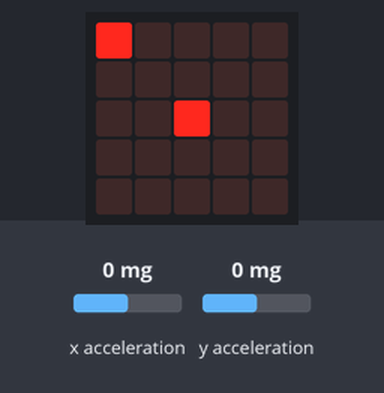
Bench run of a program on a simulated BBC micro:bit (MakeCode). On the bench: the board's 5×5 LED display. Inputs (shaded band) come from the test bench; at power-on: x acceleration 0 mg, y acceleration 0 mg.

Above: at 1.7 s.
1.8 s: x acceleration set to 189 mg
3.3 s: x acceleration set to 223 mg
At 3.36 s:
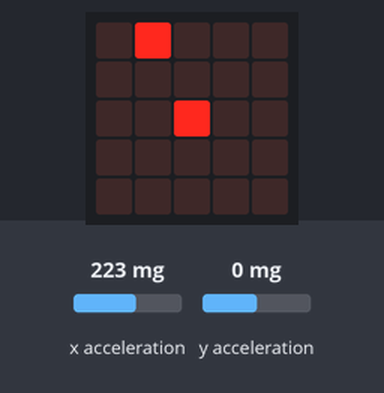
At 4.3 s:
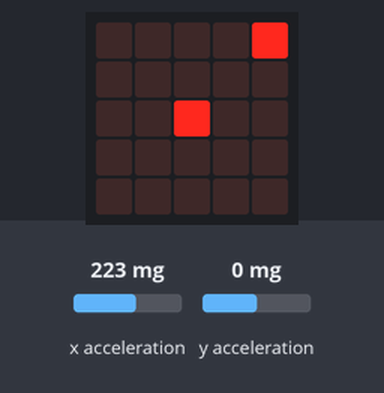
5.1 s: y acceleration set to -180 mg
6.6 s: y acceleration set to -218 mg
At 8.0 s:
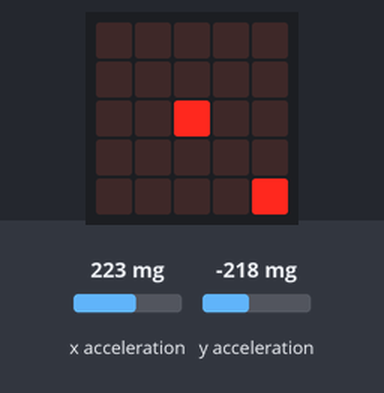
8.4 s: x acceleration set to -184 mg
9.9 s: x acceleration set to -209 mg
At 10.6 s:
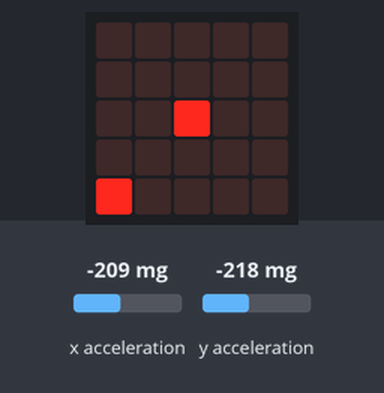
Timing chart, 0 to 12.7 s (numbered marks = the images above; inputs shaded):
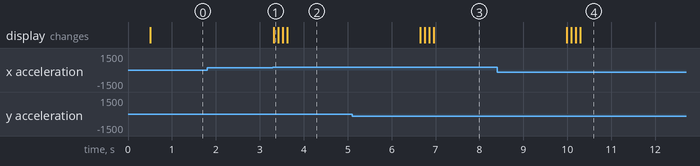

The program:

main.ts
```typescript
function Start_Game () {
    Pac_Man = game.createSprite(0, 0)
    Ghost = game.createSprite(2, 2)
    Score = 0
    while (true) {
        if (input.acceleration(Dimension.X) > 200) {
            Pac_Man.change(LedSpriteProperty.X, 1)
        }
        if (input.acceleration(Dimension.X) < -200) {
            Pac_Man.change(LedSpriteProperty.X, -1)
        }
        if (input.acceleration(Dimension.Y) < -200) {
            Pac_Man.change(LedSpriteProperty.Y, 1)
        }
        if (input.acceleration(Dimension.Y) > 200) {
            Pac_Man.change(LedSpriteProperty.Y, -1)
        }
        basic.pause(100)
    }
}
let Score = 0
let Ghost: game.LedSprite = null
let Pac_Man: game.LedSprite = null
basic.showLeds(`
    . # # # .
    # . # . #
    # # # # #
    # # # # #
    # . # . #
    `)
basic.pause(100)
Start_Game()
```

test.ts
```typescript
// tests gaan hier; deze zal niet worden gecompileerd wanneer dit pakket wordt gebruikt als extensie.
```

Measured:
- the behaviour switches between 200 and 201 mg on x acceleration (found by bisection; images 0 and 1)
- the behaviour switches between -200 and -201 mg on y acceleration (found by bisection; images 2 and 3)
- the behaviour switches between -200 and -201 mg on x acceleration (found by bisection; images 3 and 4)
- after the input at 1.8 s, every drawn part: stays the same
- after the input at 3.3 s, the display: changes at once (image 1)
- after the input at 5.1 s, every drawn part: stays the same
- after the input at 6.6 s, the display: first changes after 0.05 s (image 3 shows a later state)
- after the input at 8.4 s, every drawn part: stays the same
- after the input at 9.9 s, the display: first changes after 0.09 s (image 4 shows a later state)
